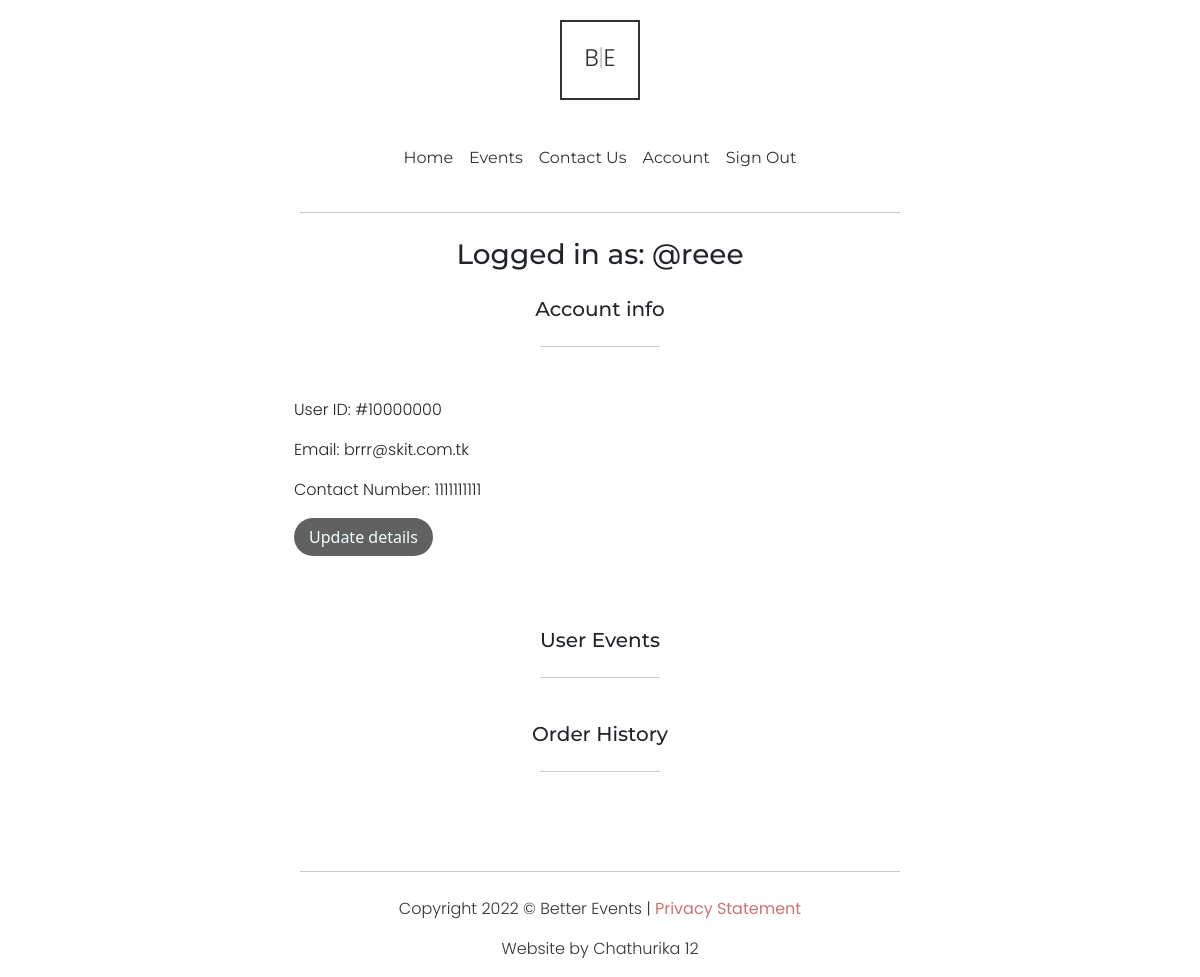
The page /account (signed in) on the database its author committed.
### website/models.py (models this page shows, shortened)
class User(db.Model, UserMixin):
    __tablename__='users'
    id = db.Column(db.Integer, primary_key=True)
    username = db.Column(db.String(100), index=True, unique=True, nullable=False)
    email = db.Column(db.String(100), index=True, nullable=False)
    pwhash = db.Column(db.String(255),unique=True, nullable=False)#should be 128 in length to store hash
    type = db.Column(db.String(20), nullable=False, default='guest')
    phnumber = db.Column(db.String(20), nullable=False)

### website/views.py (the view, shortened to what this page needs)
@bp.route('/account', methods=['GET', 'POST'])
def account():
    updateform = RegisterForm()
    bookings = Booking.query.filter_by(userid=current_user.id).all()
    events = Event.query.filter_by(ownerid=current_user.id).all()
    print(f"---{bookings}---")
    return render_template('account.html', updateform=updateform, bookings=bookings, events=events)

### website/__init__.py (called while the page is built)
def create_app():
    app=Flask(__name__)  # this is the name of the module/package that is calling this app
    app.debug=True
    app.secret_key='utroutoru'
    app.config['SQLALCHEMY_DATABASE_URI']='sqlite:///sitedata.db'
    db.init_app(app)
    bootstrap = Bootstrap(app)
    login_manager = LoginManager()
    login_manager.login_view='auth.login'
    login_manager.init_app(app)
    from .models import User  # importing here to avoid circular references
    @login_manager.user_loader
    def load_user(user_id):
       return User.query.get(int(user_id))
    from . import views
    app.register_blueprint(views.bp)
    from . import auth
    app.register_blueprint(auth.bp)
    return app

### website/templates/account.html (shortened to what this page needs)
{% extends "base.html" %}
{% import "bootstrap/wtf.html" as wtf %}
{% block content %}
{% if current_user.is_authenticated %}
    <hr class="hr">
    <div>
    <h3 class="spacertxt">Logged in as: @{{ current_user.username }}</h3>
    </div>
    <div>
    <h5 class="spacertxt">Account info</h5>
    </div>
    <div class="container card accountdetailscard">
    <div class="card mb-3 smolevent eventhero" >
        <div class="row g-0">
        <div class="col-md-12 col-lg-8">
            <div class="card-body smolcardbody ">
            <p>User ID: #{{ current_user.id }}</p>
            <p>Email: {{ current_user.email }}</p>
            <p>Contact Number: {{ current_user.phnumber }}</p>
            <a href="./event_details.html" class="btn eventinfobut" data-bs-toggle="modal" data-bs-target="#changeAccountModal">Update details</a>
            </div>
        </div>
        </div>
    </div>
    </div>
    <br>
    <div>
      <h5 class="spacertxt">User Events</h5>
    </div>
    <br>
    <div>
      <h5 class="spacertxt">Order History</h5>
    </div>
{% else %}
<h3>Sign in to view this page</h3>
{% endif %}
{% endblock %}

### website/static/style.css (style rules this page uses)
html { scroll-behavior: smooth; }
h1,h2,h3,h4,h5,h6 { font-family: 'Montserrat', sans-serif; }
p { font-family: 'Poppins', sans-serif; font-weight: 300; }
a { text-decoration: none; }
a.btn { border-radius: 20px; padding: 7px 15px; background-color: #616161; border: none; color: azure; }
hr { width: 50%; margin: 25px auto; }
.spacertxt { text-align: center; margin-bottom: 25px; font-family: 'Montserrat', sans-serif; }
.accountdetailscard { border-radius: 20px; max-width: 700px; border-color: transparent; }
.eventhero { border-color: transparent; }
.smolevent { border-radius: 20px; }
.smolcardbody { padding: 30px; }
.eventinfobut { color: azure; }

### rows shown on the page
User: username "reee", id "10000000", email "brrr@skit.com.tk", phnumber "1111111111"
